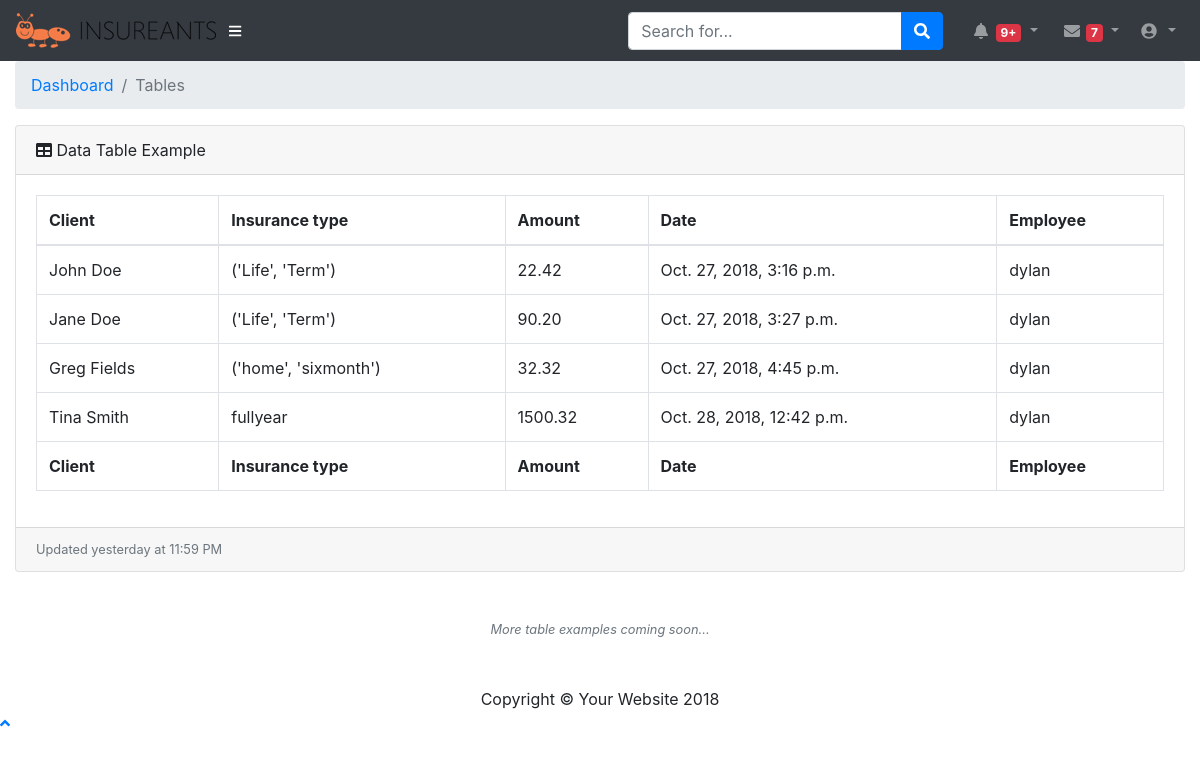
The app's page /tables/ with its own data.
### comView/models.py (models this page shows, shortened)
class Post(models.Model):
    INSURANCE_CHOICES = (
        ('Life', (
            ('term', 'Term'),
            ('full', 'Full'),
        )
         ),
        ('Auto', (
            ('sixmonth', 'Six Month'),
            ('monthly', 'Monthly'),
        )
         ),
        ('Home',(
            ("escrow","Escrow"),
            ("fullyear","Full Year"),
            ("sixmonth", 'Six Month')
        )
         ),
    )
    client = models.CharField(max_length=100)
    insurance_type = models.CharField(max_length=100, choices=INSURANCE_CHOICES)
    amount = models.DecimalField(max_digits=6, decimal_places=2, default=0)
    date_posted = models.DateTimeField(default=timezone.now)
    employee = models.ForeignKey(User, on_delete=models.PROTECT)

### comView/views.py (the view)
# urls.py: path("tables/", views.tables, name="table-page"),
def tables(request):
    context = { 'posts' : Post.objects.all()}
    return render(request, "comView/tables.html", context)

### comView/templates/comView/tables.html (shortened to what this page needs)
{% extends "comView/base.html" %}
{% block content %}
    <div id="wrapper">
      <div id="content-wrapper">
        <div class="container-fluid">
          <ol class="breadcrumb">
            <li class="breadcrumb-item">
              <a href="#">Dashboard</a>
            </li>
            <li class="breadcrumb-item active">Tables</li>
          </ol>
          <div class="card mb-3">
            <div class="card-header">
              <i class="fas fa-table"></i>
              Data Table Example</div>
            <div class="card-body">
              <div class="table-responsive">
                <table class="table table-bordered" id="dataTable" width="100%" cellspacing="0">
                  <thead>
                    <tr>
                      <th>Client</th>
                      <th>Insurance type</th>
                      <th>Amount</th>
                      <th>Date</th>
                      <th>Employee</th>
                    </tr>
                  </thead>
                  <tfoot>
                   <tr>
                      <th>Client</th>
                      <th>Insurance type</th>
                      <th>Amount</th>
                      <th>Date</th>
                      <th>Employee</th>
                    </tr>
                  </tfoot>
                  <tbody>
                  {% for post in posts %}
                  <tr>
                      <td>{{post.client}}</td>
                      <td>{{post.insurance_type}}</td>
                      <td>{{post.amount}}</td>
                      <td>{{post.date_posted}}</td>
                      <td>{{post.employee}}</td>
                  </tr>
                  {% endfor %}
                  </tbody>
                </table>
              </div>
            </div>
            <div class="card-footer small text-muted">Updated yesterday at 11:59 PM</div>
          </div>
          <p class="small text-center text-muted my-5">
            <em>More table examples coming soon...</em>
          </p>
        </div>
        <footer class="sticky-footer">
          <div class="container my-auto">
            <div class="copyright text-center my-auto">
              <span>Copyright © Your Website 2018</span>
            </div>
          </div>
        </footer>
      </div>
    </div>
    <a class="scroll-to-top rounded" href="#page-top">
      <i class="fas fa-angle-up"></i>
    </a>
{% endblock content %}

### comView/templates/comView/base.html (shortened to what this page needs)
{% load static %}
<!DOCTYPE html>
<html lang="en">
<head>
    <link rel="stylesheet" href="https://stackpath.bootstrapcdn.com/bootstrap/4.1.3/css/bootstrap.min.css">
    <link href="https://stackpath.bootstrapcdn.com/font-awesome/4.7.0/css/font-awesome.min.css" rel="stylesheet">
</head>
 <body id="page-top">
    <nav class="navbar navbar-expand navbar-dark bg-dark static-top">
      <a class="navbar-brand mr-1" href="index"><img src="{% static 'comView/logo.png' %}"></a>
      <button class="btn btn-link btn-sm text-white order-1 order-sm-0" id="sidebarToggle" href="#">
        <i class="fas fa-bars"></i>
      </button>
      <form class="d-none d-md-inline-block form-inline ml-auto mr-0 mr-md-3 my-2 my-md-0">
        <div class="input-group">
          <input type="text" class="form-control" placeholder="Search for..." aria-label="Search" aria-describedby="basic-addon2">
          <div class="input-group-append">
            <button class="btn btn-primary" type="button">
              <i class="fas fa-search"></i>
            </button>
          </div>
        </div>
      </form>
      <ul class="navbar-nav ml-auto ml-md-0">
        <li class="nav-item dropdown no-arrow mx-1">
          <a class="nav-link dropdown-toggle" href="#" id="alertsDropdown" role="button" data-toggle="dropdown" aria-haspopup="true" aria-expanded="false">
            <i class="fas fa-bell fa-fw"></i>
            <span class="badge badge-danger">9+</span>
          </a>
        </li>
        <li class="nav-item dropdown no-arrow mx-1">
          <a class="nav-link dropdown-toggle" href="#" id="messagesDropdown" role="button" data-toggle="dropdown" aria-haspopup="true" aria-expanded="false">
            <i class="fas fa-envelope fa-fw"></i>
            <span class="badge badge-danger">7</span>
          </a>
        </li>
        <li class="nav-item dropdown no-arrow">
          <a class="nav-link dropdown-toggle" href="#" id="userDropdown" role="button" data-toggle="dropdown" aria-haspopup="true" aria-expanded="false">
            <i class="fas fa-user-circle fa-fw"></i>
          </a>
        </li>
      </ul>
    </nav>
    {% block content %}
    {% endblock %}
</body>
</html>

### records on screen
Post: client "John Doe", insurance_type "('Life', 'Term')", amount "22.42", date_posted "Oct. 27, 2018, 3:16 p.m.", employee "dylan"
Post: client "Jane Doe", insurance_type "('Life', 'Term')", amount "90.20", date_posted "Oct. 27, 2018, 3:27 p.m.", employee "dylan"
Post: client "Greg Fields", insurance_type "('home', 'sixmonth')", amount "32.32", date_posted "Oct. 27, 2018, 4:45 p.m.", employee "dylan"
Post: client "Tina Smith", insurance_type "fullyear", amount "1500.32", date_posted "Oct. 28, 2018, 12:42 p.m.", employee "dylan"
